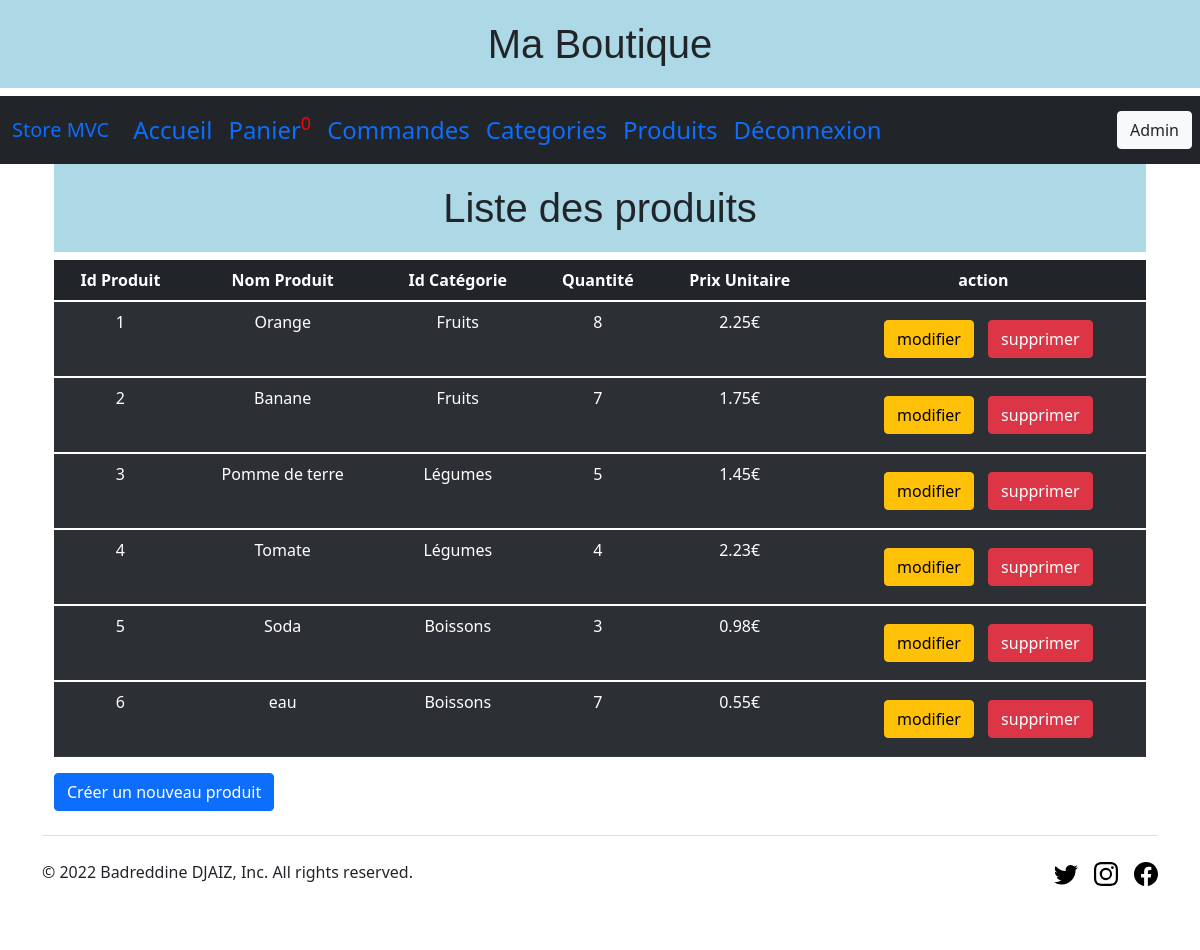
Screenshot of /index.php?action=showProducts (signed in) with the database file from the repository.
### tables this page shows
CREATE TABLE `products` (
  `id_prod` int(11) NOT NULL,
  `name` text NOT NULL,
  `category_id` int(11) NOT NULL,
  `quantity` int(11) NOT NULL,
  `unit_price` float NOT NULL
);

CREATE TABLE `category` (
  `id` int(11) NOT NULL,
  `name` varchar(100) NOT NULL
);

### src/controller/product_ctl.php (called while the page is built, shortened)
<?php
    require "src/model/product.php";
    function showAllProducts() {
        $products = getAllProducts();
        require "src/view/products/product_view.php";
    }

### src/model/product.php (called while the page is built, shortened)
<?php
class Product {
    private $id_prod;
    private $name;
    private $unit_price;
    private $quantity;
    private $nameCat;
    public function getId_prod() { return $this->id_prod; }
    public function getName() { return $this->name; }
    public function getNameCat() { return $this->nameCat; }
    public function getUnit_price() { return $this->unit_price; }
    public function getQuantity() { return $this->quantity; }
}
function getAllProducts() {
    $sql = "SELECT id_prod,products.name,unit_price,quantity,category.name as nameCat FROM products INNER JOIN category ON category_id=category.id";
    $rep=[];
    try {
        $bdd = dbConnect();
        $req = $bdd->query($sql);
        $req->setFetchMode(PDO::FETCH_CLASS, 'Product');
        $rep = $req->fetchAll();
    }
    catch (PDOException $ex) {
        var_dump("Erreur GET PRODUCTS: {$ex->getMessage()}");
    }
    finally {
        return $rep;
    }
}

### src/view/products/product_view.php (the view, shortened to what this page needs)
<div class="container">
    <h1>Liste des produits</h1>
    <table class="table table-dark table-primary table-striped">
        <thead>
            <tr>
                <th scope="row">Id Produit</th>
                <th scope="row">Nom Produit</th>
                <th scope="row">Id Catégorie</th>
                <th scope="row">Quantité</th>
                <th scope="row">Prix Unitaire</th>
                <th scope="row">action</th>
            </tr>
        </thead>
        <tbody>
            <?php foreach ($products as $key => $value) {
                echo "<tbody>
            <tr>
            <td>" .
                    $value->getId_prod()
                    .
                    "</td>
            <td>" .
                    $value->getName()
                    .
                    "</td>
            <td>" .
                    $value->getNameCat() .
                    "</td>
            <td>" .
                    $value->getQuantity() .
                    "</td>
            <td>" .
                    $value->getUnit_price()
                    .'€'.
                    "</td>
            <td><a class='btn btn-warning' href='index.php?action=mProduct&id={$value->getId_prod()}'>modifier</a>
            <a class='btn btn-danger' href='index.php?action=dProduct&id={$value->getId_prod()}'  OnClick='return(confirm(\"En êtes vous certain ?\"));'>supprimer</a></td>
            </tr>
            </tbody>";
            } ?>
        </tbody>
    </table>
    <a href="index.php?action=cProduct" class="btn btn-primary">Créer un nouveau produit</a>
</div>
<?php
require "src/view/template.php";
?>

### style.css (style rules this page uses)
h1 { font-family: Verdana, Geneva, Tahoma, sans-serif; background-color: lightblue; text-align: center; padding: 20px; }
a.btn.btn-warning { margin: 10px; }
tr { text-align: center; }

### rows the page displays
products: id_prod "1", name "Orange", category.name "Fruits", quantity "8", unit_price "2.25"
products: id_prod "2", name "Banane", category.name "Fruits", quantity "7", unit_price "1.75"
products: id_prod "3", name "Pomme de terre", category.name "Légumes", quantity "5", unit_price "1.45"
products: id_prod "4", name "Tomate", category.name "Légumes", quantity "4", unit_price "2.23"
products: id_prod "5", name "Soda", category.name "Boissons", quantity "3", unit_price "0.98"
products: id_prod "6", name "eau", category.name "Boissons", quantity "7", unit_price "0.55"
